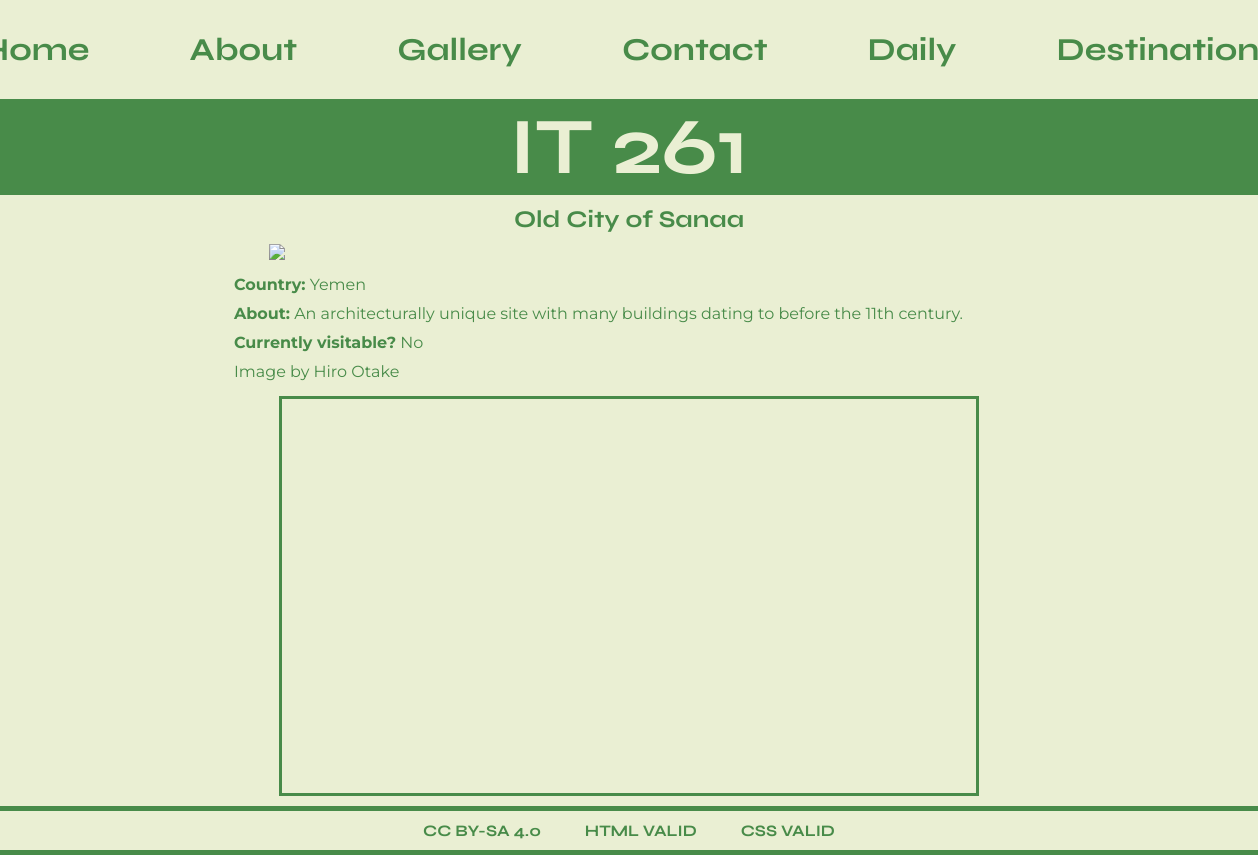
Page /website/destinations-view.php?id=2 on the committed database.
### tables this page shows
CREATE TABLE `destinations_of_the_arab_world` (
  `destination_id` int(11) NOT NULL,
  `attraction_name` varchar(255) NOT NULL,
  `country` varchar(255) NOT NULL,
  `about` mediumtext,
  `latitude` decimal(7,4) DEFAULT NULL,
  `longitude` decimal(7,4) DEFAULT NULL,
  `photo_permalink` varchar(255) DEFAULT NULL,
  `photo_author` varchar(255) DEFAULT NULL,
  `currently_visitable` varchar(10) DEFAULT NULL
);

### website/destinations-view.php (the view, shortened to what this page needs)
<?php
include 'includes/config.php';
if (isset($_GET['id'])) {
    $id = (int)$_GET['id'];
} else {
    header('Location:people.php');
}
$sql = "SELECT * FROM destinations_of_the_arab_world WHERE destination_id = $id";
$iConn = mysqli_connect(DB_HOST, DB_USER, DB_PASSWORD, DB_NAME, DB_PORT) or die(myError(__FILE__,__LINE__,mysqli_connect_error()));
$result = mysqli_query($iConn, $sql) or die(myError(__FILE__, __LINE__, mysqli_error($iConn)));
if (mysqli_num_rows($result) > 0) {
    while ($row = mysqli_fetch_assoc($result)) {
        $attraction_name = stripslashes($row['attraction_name']);
        $country = stripslashes($row['country']);
        $about = stripslashes($row['about']);
        $photo_url = stripslashes($row['photo_permalink']);
        $photo_author = stripslashes($row['photo_author']);
        $currently_visitable = stripslashes($row['currently_visitable']);
        $feedback = "";
    }
} else {
    $feedback = "Nobody home.";
}
include 'includes/header.php';
if (empty($feedback)) {
    echo "<h2>$attraction_name</h2>
    <div class='destination-wrapper'>
    <img src='/it261/website/images/destinations$id.jpg'>
    <p><b>Country:</b> $country</p>
    <p><b>About:</b> $about</p>
    <p><b>Currently visitable?</b> $currently_visitable</p>
    <p><a href='$photo_url'>Image</a> by $photo_author</p>
    </div>";
}
?>
<div id='google_map'></div>
<?php
include 'includes/footer.php';
?>

### css/styles.css (style rules this page uses)
* { padding: 0; margin: 0; box-sizing: border-box; --background-color: #EAEFD3; --text-color: #488B49; --accent-color-1: #26547C; --title-font: 'Syne', sans-serif; --body-font: 'Montserrat', sans-serif; }
body { background-color: var(--background-color); color: var(--text-color); }
h2 { font-family: var(--title-font); }
p { font-family: var(--body-font) }
img { max-width: 90%; height: auto; margin: 0 auto; border: 10px solid var(--text-color); }

### website/css/styles.css (style rules this page uses)
body { background-color: var(--background-color); color: var(--text-color); }
h2 { font-family: var(--title-font); text-align: center; margin: 0 auto; padding: 10px; }
p { font-family: var(--body-font); font-style: italic; }
a { text-decoration: none; color: var(--background-color); }
.destination-wrapper { max-width: 800px; margin: 0 auto; }
.destination-wrapper p { padding: 5px; font-style: normal; }
.destination-wrapper a { text-decoration: none; color: var(--text-color); }
.destination-wrapper img { margin: 0 auto; border: none; display: block; padding-bottom: 10px; max-height: 500px; width: auto; }
#google_map { width: 700px; height: 400px; margin: 0 auto; border: 3px solid var(--text-color); margin-top: 10px; }

### rows in the picture
destinations_of_the_arab_world: attraction_name "Old City of Sanaa", country "Yemen", about "An architecturally unique site with many buildings dating to before the 11th century.", currently_visitable "No", photo_author "Hiro Otake"

### other values in the picture
$name "About"
$name "Gallery"
$name "Contact"
$name "Daily"
